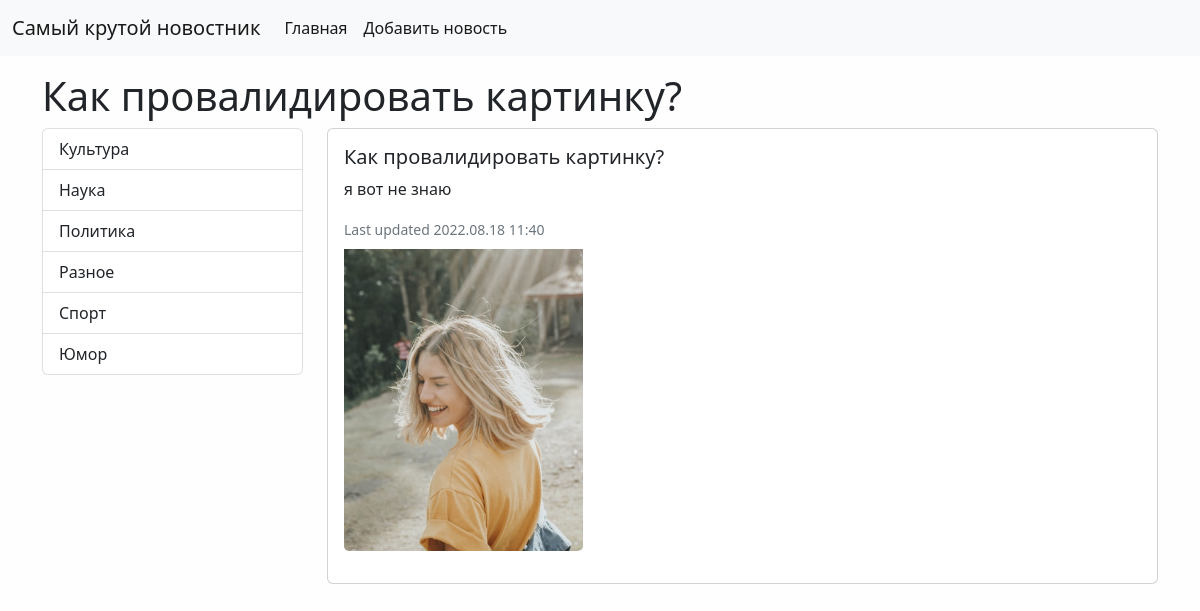
/news/18, run on the app's committed database.
### news/models.py (models this page shows, shortened)
class News(models.Model):
    title = models.CharField(max_length=150, db_index=True, verbose_name='Название')
    content = models.TextField(blank=True, verbose_name='Контент')
    created_at = models.DateTimeField(auto_now_add=True, verbose_name='Дата публикации')
    updated_at = models.DateTimeField(auto_now=True, verbose_name='Дата обновления')
    image = models.ImageField(upload_to='photos/%Y/%m/%d/', blank=True, verbose_name='Фото')
    is_published = models.BooleanField(default=True, verbose_name='Опубликовано')
    category = models.ForeignKey('Category', on_delete=models.PROTECT, verbose_name='Категория')
    class Meta:
        verbose_name = 'Новость'
        verbose_name_plural = 'Новости'
        ordering = ['-created_at']

class Category(models.Model):
    title = models.CharField(max_length=150, verbose_name='Имя категории', db_index=True)
    class Meta:
        verbose_name = 'Категория'
        verbose_name_plural = 'Категории'
        ordering = ['title']
    def get_absolute_url(self):
        return reverse(viewname='category', kwargs={'category_id': self.pk})

### news/views.py (the view)
# urls.py: path('news/<int:pk>', ViewNews.as_view(), name='view_news'),
class ViewNews(DetailView):
    model = News
    template_name = 'news/view_news.html'
    context_object_name = 'news_item'

### news/templatetags/news_tags.py (called while the page is built)
@register.inclusion_tag('news/list_categories.html')
def show_categories():
    categories = Category.objects.all()
    return {"categories": categories}

### news/templates/news/view_news.html (shortened to what this page needs)
{% extends 'base.html' %}
{% block sidebar_title %}
    <h1>{{ news_item.title }}</h1>
{% endblock %}
{% block content %}
    <div class="card mb-3">
        <div class="card-body">
            <div class="media">
                <div class="media-body mb-2">
                    <h5 class="card-title">{{ news_item.title }}</h5>
                    <p class="card-text">{{ news_item.content }}</p>
                    <p class="card-text"><small class="text-muted">Last updated {{ news_item.updated_at|date:"Y.m.d H:i" }}</small></p>
                </div>
                {% if news_item.image %}
                <img src={{ news_item.image.url }} class="card-img-bottom mb-3" alt="..." style="max-width: 30%">
                {% endif %}
            </div>
        </div>
    </div>
{% endblock %}

### news/templates/news/list_categories.html
<div class="list-group">
    {% for item in categories %}
    <a href="{{ item.get_absolute_url }}" class="list-group-item list-group-item-action"
       aria-current="true">
        {{ item.title }}
    </a>
    {% endfor %}
</div>

### mysite1/static/css/style.css (style rules this page uses)
body { background-color: #fefefe; }

### data on the page
News: title "Как провалидировать картинку?", content "я вот не знаю", updated_at "2022.08.18 11:40", image (picture)
Category: title "Культура"
Category: title "Наука"
Category: title "Политика"
Category: title "Разное"
Category: title "Спорт"
Category: title "Юмор"
